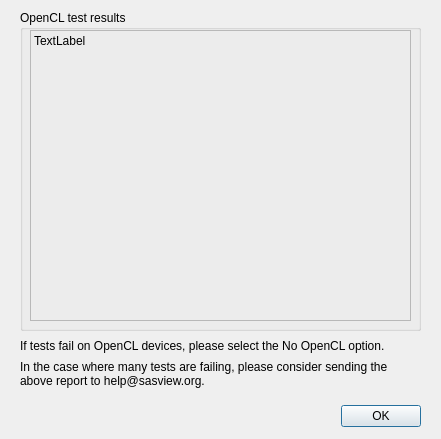
<?xml version="1.0" encoding="UTF-8"?>
<ui version="4.0">
 <class>GPUTestResults</class>
 <widget class="QDialog" name="GPUTestResults">
  <property name="geometry">
   <rect>
    <x>0</x>
    <y>0</y>
    <width>441</width>
    <height>439</height>
   </rect>
  </property>
  <property name="windowTitle">
   <string>Dialog</string>
  </property>
  <widget class="QDialogButtonBox" name="buttonBox">
   <property name="geometry">
    <rect>
     <x>10</x>
     <y>400</y>
     <width>411</width>
     <height>32</height>
    </rect>
   </property>
   <property name="orientation">
    <enum>Qt::Horizontal</enum>
   </property>
   <property name="standardButtons">
    <set>QDialogButtonBox::Ok</set>
   </property>
   <property name="centerButtons">
    <bool>false</bool>
   </property>
  </widget>
  <widget class="QLabel" name="label">
   <property name="geometry">
    <rect>
     <x>20</x>
     <y>330</y>
     <width>401</width>
     <height>31</height>
    </rect>
   </property>
   <property name="text">
    <string>If tests fail on OpenCL devices, please select the No OpenCL option.</string>
   </property>
   <property name="alignment">
    <set>Qt::AlignLeading|Qt::AlignLeft|Qt::AlignVCenter</set>
   </property>
  </widget>
  <widget class="QLabel" name="label_2">
   <property name="geometry">
    <rect>
     <x>20</x>
     <y>360</y>
     <width>401</width>
     <height>41</height>
    </rect>
   </property>
   <property name="text">
    <string>In the case where many tests are failing, please consider sending the above report to help@sasview.org.</string>
   </property>
   <property name="alignment">
    <set>Qt::AlignLeading|Qt::AlignLeft|Qt::AlignTop</set>
   </property>
   <property name="wordWrap">
    <bool>true</bool>
   </property>
  </widget>
  <widget class="QGroupBox" name="TestResultsBox">
   <property name="geometry">
    <rect>
     <x>20</x>
     <y>10</y>
     <width>401</width>
     <height>321</height>
    </rect>
   </property>
   <property name="title">
    <string>OpenCL test results</string>
   </property>
   <widget class="QLabel" name="resultsText">
    <property name="geometry">
     <rect>
      <x>10</x>
      <y>20</y>
      <width>381</width>
      <height>291</height>
     </rect>
    </property>
    <property name="sizePolicy">
     <sizepolicy hsizetype="Fixed" vsizetype="Fixed">
      <horstretch>0</horstretch>
      <verstretch>0</verstretch>
     </sizepolicy>
    </property>
    <property name="frameShape">
     <enum>QFrame::StyledPanel</enum>
    </property>
    <property name="frameShadow">
     <enum>QFrame::Sunken</enum>
    </property>
    <property name="text">
     <string>TextLabel</string>
    </property>
    <property name="alignment">
     <set>Qt::AlignLeading|Qt::AlignLeft|Qt::AlignTop</set>
    </property>
    <property name="wordWrap">
     <bool>true</bool>
    </property>
   </widget>
  </widget>
 </widget>
 <resources/>
 <connections>
  <connection>
   <sender>buttonBox</sender>
   <signal>accepted()</signal>
   <receiver>GPUTestResults</receiver>
   <slot>accept()</slot>
   <hints>
    <hint type="sourcelabel">
     <x>228</x>
     <y>414</y>
    </hint>
    <hint type="destinationlabel">
     <x>157</x>
     <y>274</y>
    </hint>
   </hints>
  </connection>
  <connection>
   <sender>buttonBox</sender>
   <signal>rejected()</signal>
   <receiver>GPUTestResults</receiver>
   <slot>reject()</slot>
   <hints>
    <hint type="sourcelabel">
     <x>296</x>
     <y>420</y>
    </hint>
    <hint type="destinationlabel">
     <x>286</x>
     <y>274</y>
    </hint>
   </hints>
  </connection>
 </connections>
</ui>
